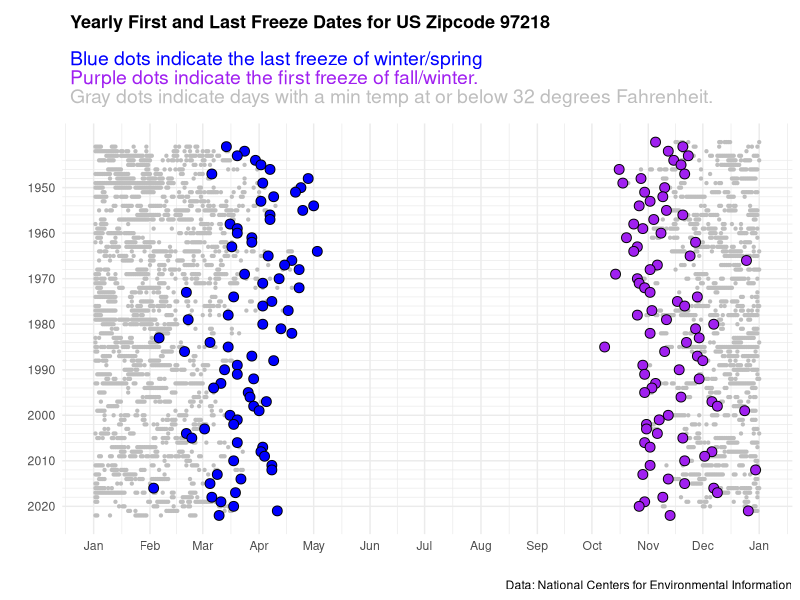
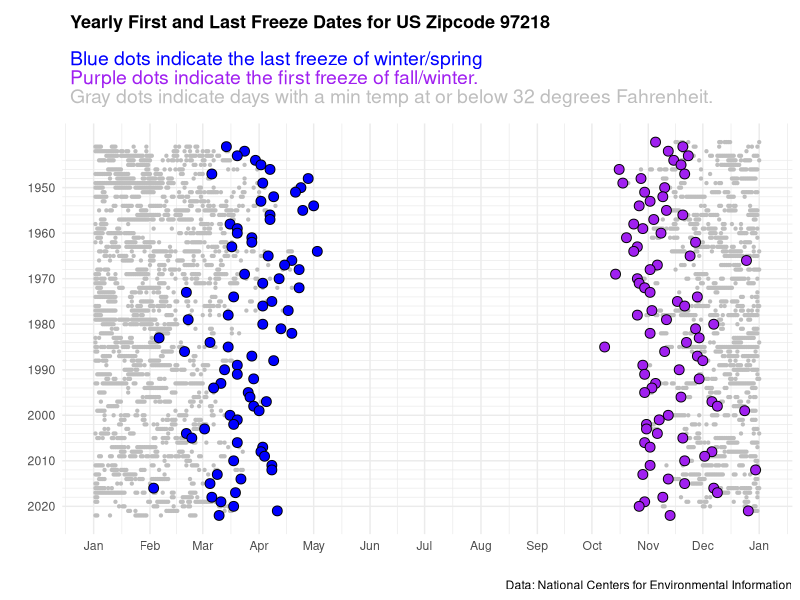

Write R code to recreate these figures, in order.
# Author: Sabi Horvat, November 2020
# github: www.github.com/wpbsabi
# twitter: @tourofdata - mobile.twitter.com/tourofdata
# Credit: Visual idea adapted from "Freeze History Bishop" 
#           by Ian Bell @ian_bellio, October 2020

library(tidyverse)
library(lubridate)
library(ggtext)
#library(rnoaa)
#library(weatherData)
#library(cowplot) # for multiple graphs (zoom in on years)

# GET DATA from https://www.climate.gov/maps-data/dataset/past-weather-zip-code-data-table
# via online search https://www.ncdc.noaa.gov/cdo-web/search
csv_data <- read_csv('data/97218_portland_1940_2022-11_temp_prec.csv') # 1941 January to 2022 November

# for appending new data (added 2021-full year and 2020-December data)
# sort_data <- csv_data %>%
#   arrange(DATE)
# write_csv(sort_data, 'Yearly first and last freeze data.csv')

# extract year, month, day from the date
extract_dates <- csv_data %>%
  mutate(year = year(DATE)
         ,month = month(DATE)
         ,yday = yday(DATE))

freeze_days <- extract_dates %>%
  select(year,TMIN,yday) %>%
  group_by(year) %>%
  filter(TMIN <= 32) 

first_freeze <- extract_dates %>%
  group_by(year) %>%
  filter(TMIN <= 32, month > 7) %>%
  summarise(min = min(DATE))

last_freeze <- extract_dates %>%
  group_by(year) %>%
  filter(TMIN <= 32, month < 7) %>%
  summarise(max = max(DATE))

first_freeze_yday <- first_freeze %>% mutate(yday = yday(min))
last_freeze_yday <- last_freeze %>% mutate(yday = yday(max))                                          

# Note that the origin date doesn't matter, need date format for the x-axis scale to work
freeze <- ggplot() +
  geom_point(data=freeze_days, aes(y=year, x=as.Date(yday,origin='2020-01-01'))
             , color = "gray", size = 0.8)+
  geom_point(data=first_freeze_yday, aes(y=year, x=as.Date(yday,origin='2020-01-01'))
             ,fill = "purple",shape = 21, size = 3, color = 'black') +
  geom_point(data=last_freeze_yday, aes(y=year, x=as.Date(yday,origin='2020-01-01')) 
             ,fill = "blue",shape = 21, size = 3, color = 'black') +
  scale_y_reverse(breaks= seq(1950, 2020, 10), minor_breaks = seq(1944, 2020, 2)) +
  scale_x_date(date_labels = "%b", breaks = "month") +
  theme_minimal() +
  theme( plot.title.position = "panel"
          ,plot.title = element_textbox_simple(
            size = 13,
            lineheight = 1,
            padding = margin(5.5, 5.5, 5.5, 5.5),
            margin = margin(0, 0, 5.5, 0))) +
  ggtitle("<b>Yearly First and Last Freeze Dates for US Zipcode 97218 </b>   <br><span style = 'font-size:14pt'>
           <br><span style = 'color:blue;'>Blue dots indicate the last freeze of winter/spring</span> 
           <br><span style = 'color:purple;'> Purple dots indicate the first freeze of fall/winter.</span> 
           <br><span style = 'color:gray;'> Gray dots indicate days with a min temp at or below 32 degrees Fahrenheit.</span>") +
  labs(caption = "Data: National Centers for Environmental Information") +
  xlab('') +
  ylab('')
  

freeze

ggsave("Yearly first and last freeze for US zipcode 97218.png", height= 6.5, width = 8, dpi = 300)
